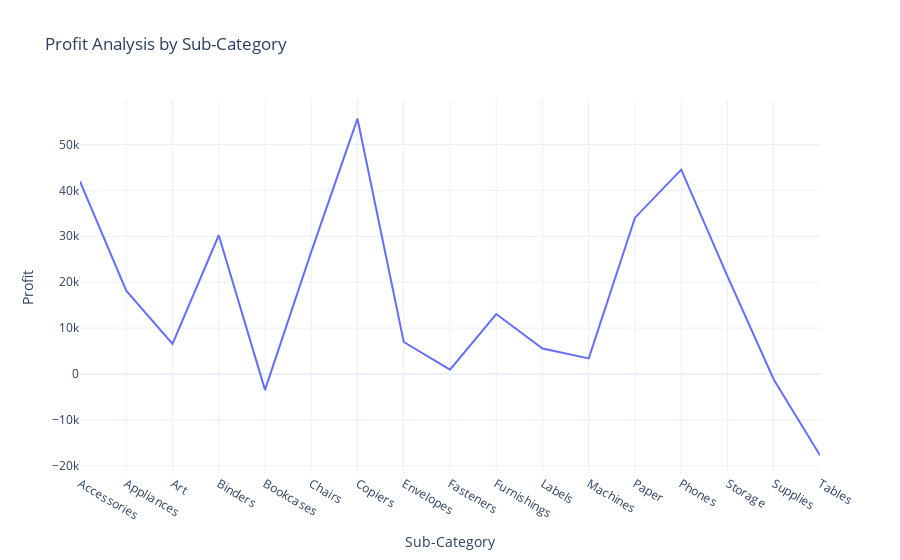

Here is the notebook cell this chart was saved with:
### Markdown cell above
# Profit by Sub category

### Code cell
profit_by_subcategory = data.groupby('Sub-Category')['Profit'].sum().reset_index()
fig = px.line(profit_by_subcategory, x='Sub-Category', 
             y='Profit', 
             title='Profit Analysis by Sub-Category')
fig.show()

### Figure 1 — Plotly figure (JSON) as saved in the notebook; plotly's stock layout.template omitted (floating-point values rounded to 4 significant figures)
{"data": [{"hovertemplate": "Sub-Category=%{x}<br>Profit=%{y}<extra></extra>", "legendgroup": "", "line": {"color": "#636efa", "dash": "solid"}, "marker": {"symbol": "circle"}, "mode": "lines", "name": "", "orientation": "v", "showlegend": false, "type": "scatter", "x": ["Accessories", "Appliances", "Art", "Binders", "Bookcases", "Chairs", "Copiers", "Envelopes", "Fasteners", "Furnishings", "Labels", "Machines", "Paper", "Phones", "Storage", "Supplies", "Tables"], "xaxis": "x", "y": [41940.0, 18140.0, 6528.0, 30220.0, -3473.0, 26590.0, 55620.0, 6964.0, 949.5, 13060.0, 5546.0, 3385.0, 34050.0, 44520.0, 21280.0, -1189.0, -17730.0], "yaxis": "y"}], "layout": {"autosize": true, "legend": {"tracegroupgap": 0}, "title": {"text": "Profit Analysis by Sub-Category"}, "xaxis": {"anchor": "y", "autorange": true, "domain": [0, 1], "range": [0, 16], "title": {"text": "Sub-Category"}, "type": "category"}, "yaxis": {"anchor": "x", "autorange": true, "domain": [0, 1], "range": [-21800.0, 59690.0], "title": {"text": "Profit"}, "type": "linear"}}}
